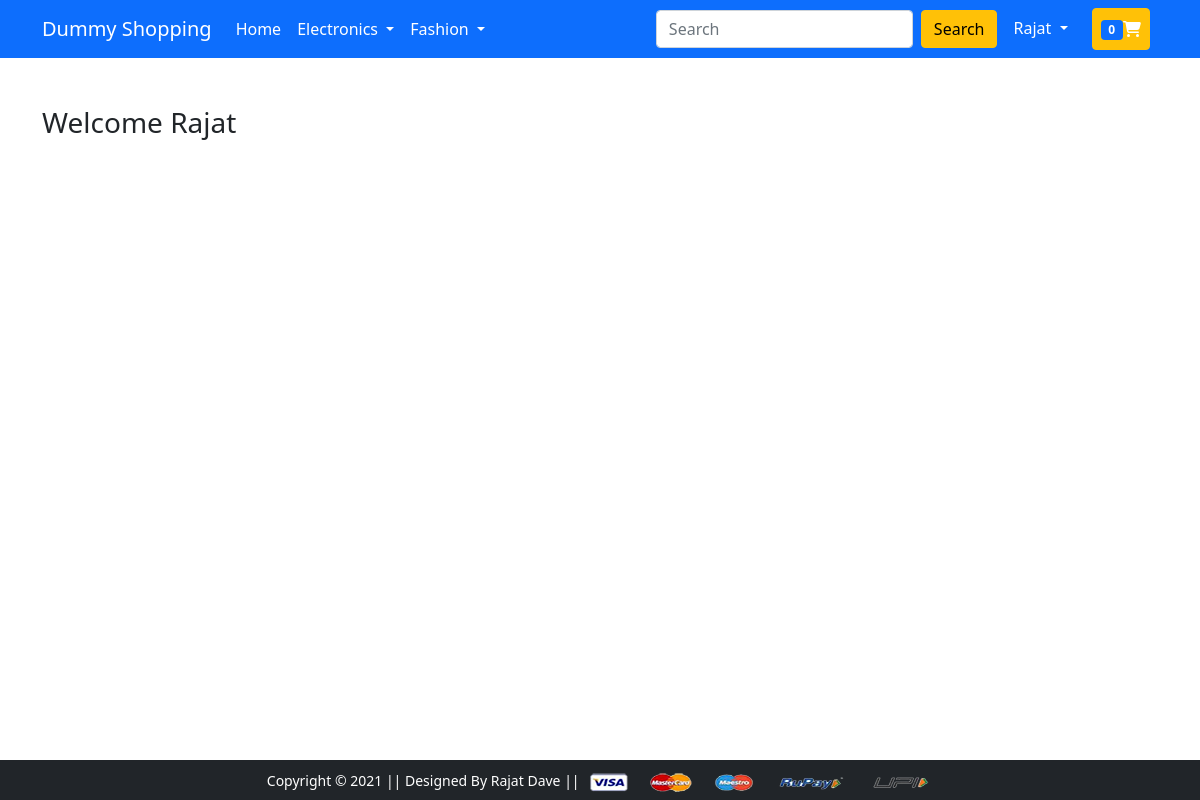
/orders/ (signed in), run on an earlier commit of the app's database.
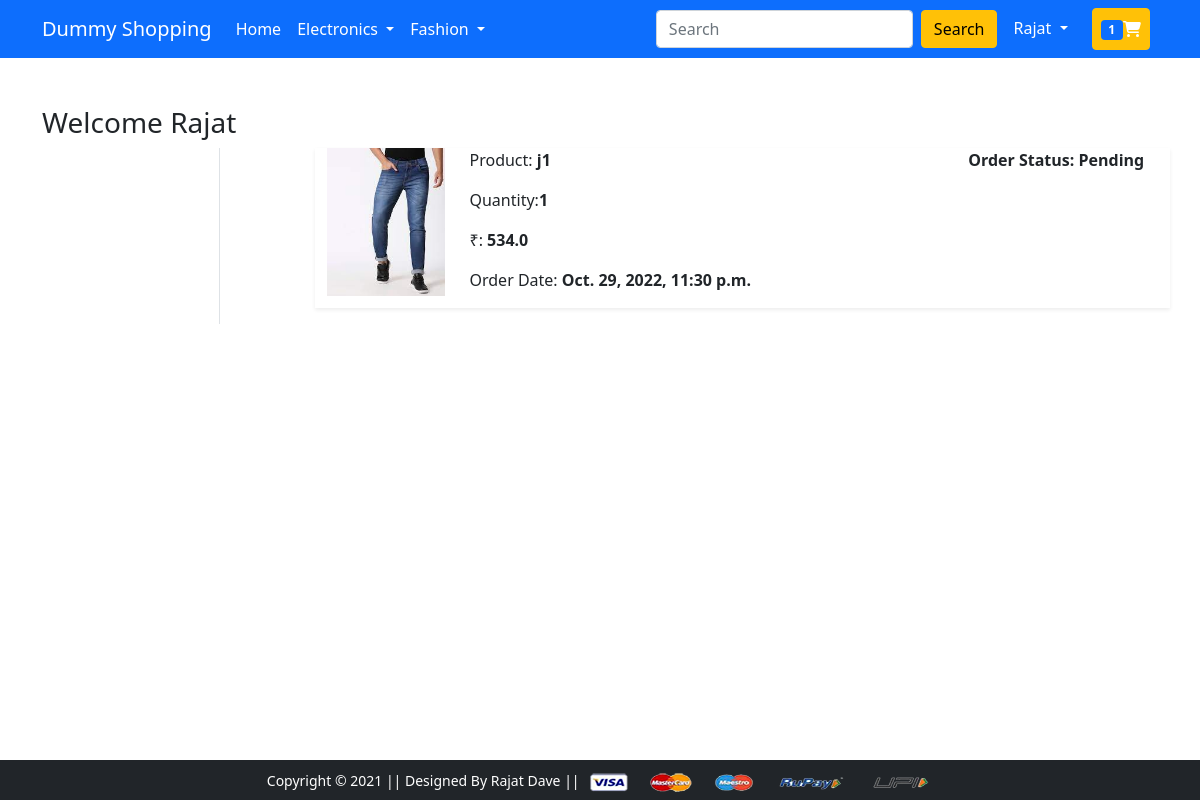
And on a later commit of the database.
### app/models.py (models this page shows)
class Product_Status(models.Model):
    user = models.ForeignKey(CustomUser, on_delete=models.CASCADE)
    customer = models.ForeignKey(Customer,on_delete=models.CASCADE)
    product = models.ForeignKey(Product, on_delete=models.CASCADE)
    quantity = models.PositiveIntegerField(default=1)
    ordered_date = models.DateTimeField(auto_now_add=True)
    status = models.CharField(choices=STATUS_CHOICES, max_length=25, default="Pending")
    @property
    def total_cost(self):
        return self.quantity * self.product.discounted_price

class Product(models.Model):
    title = models.CharField(max_length=50)
    description = models.TextField(max_length=500)
    selling_price = models.FloatField()
    discounted_price = models.FloatField()
    category = models.CharField(choices=PRODUCT_CHOICES, max_length=20)
    brand = models.CharField(max_length=50)
    product_image = models.ImageField(upload_to="product_img")

### app/views.py (the view)
# urls.py: path('orders/', views.orders, name='orders'),
@login_required(login_url='login')
def orders(request):
    user = request.user
    order_placed = Product_Status.objects.filter(user=user)
    return render(request, 'app/orders.html', {"order_placed": order_placed})

### app/context_processor.py (called while the page is built)
def cartt(request):
    cart_obj = None
    if request.user.is_authenticated:
        try:
            cart_obj = Cart.objects.filter(user = request.user)
        except :
            print("exception")
            pass
    if cart_obj:
        return( {'cat':cart_obj})
    else:
      return {'cat':cart_obj }

### templates/app/orders.html (shortened to what this page needs)
{% extends 'app/base.html' %}
{% load static %}
{% block main-content %}
<div class="container my-5">
 <div class="row">
 <h3>Welcome {{user.first_name|capfirst}}</h3>
  <div class="col-sm-2 border-end">
</div>
  <div class="col-sm-9 offset-sm-1">
      {% for op in order_placed reversed %}
   <div class="row">
      <div class="col-sm-12">
       <div class="row shadow-sm mb-3">
        <div class="col-sm-2"><a href="{% url 'product-detail' op.product.id %}"><img src="{{op.product.product_image.url}}" alt="" srcset="" class="img-fluid" height="150" width="150"></a></div>
        <div class="col-sm-7">
         <p>Product: <strong>{{op.product.title}}</strong> </p>
         <p>Quantity:<strong>{{op.quantity}}</strong> </p>
         <p> ₹: <strong>{{op.total_cost}}</strong></p>
         <p>Order Date: <strong>{{op.ordered_date}}</strong></p>
        </div>
        <div class="col-sm-3 fw-bold">
         <p>Order Status: {{op.status}}</p>
         </div>
        </div>
       </div>
      </div>
     {% endfor %}
   </div>
  </div>
 </div>
{% endblock main-content %}

### templates/app/base.html (shortened to what this page needs)
<!DOCTYPE html>
{% load static %}
<html lang="en">
  <head>
    <link rel="stylesheet" href="{% static 'app/css/bootstrap.css' %}">
    <link rel="stylesheet" href="{% static 'app/css/owl.carousel.min.css' %}" />
    <link rel="stylesheet" href="{% static 'app/css/all.min.css' %}" />
    <link rel="stylesheet" href="{% static 'app/css/style.css' %}" />
  </head>
  <body>
    <nav class="navbar navbar-expand-lg navbar-dark bg-primary">
      <div class="container">
        <a class="navbar-brand" href="/">Dummy Shopping</a>
        <div class="collapse navbar-collapse" id="navbarSupportedContent">
          <ul class="navbar-nav me-auto mb-2 mb-lg-0">
            <li class="nav-item">
              <a class="nav-link active" aria-current="page" href="/">Home</a>
            </li>
            <li class="nav-item dropdown">
              <a
                class="nav-link dropdown-toggle text-white"
                href="#"
                id="electronicsDropdown"
                role="button"
                data-bs-toggle="dropdown"
                aria-expanded="false"
              >
                Electronics
              </a>
            </li>
            <li class="nav-item dropdown">
              <a
                class="nav-link dropdown-toggle text-white"
                href="#"
                id="fashionDropdown"
                role="button"
                data-bs-toggle="dropdown"
                aria-expanded="false"
              >
                Fashion
              </a>
            </li>
          </ul>
          <form class="d-flex">
            <input
              class="form-control me-2"
              type="search"
              placeholder="Search"
              aria-label="Search"
            />
            <button class="btn btn-warning" type="submit">Search</button>
          </form>
          <div>
            <ul class="navbar-nav me-auto mb-2 mb-lg-0">
              {% if request.user.is_authenticated %}
              <li class="nav-item dropdown mx-2">
                <a
                  class="nav-link dropdown-toggle text-white"
                  href="#"
                  id="profileDropdown"
                  role="button"
                  data-bs-toggle="dropdown"
                  aria-expanded="false"
                >
                  {{user.first_name|capfirst}}
                </a>
              </li>
              <li class="nav-item mx-2">
                <a
                  href="{% url 'showcart' %}"
                  class="nav-link text-white btn btn-warning"
                  ><span class="badge bg-primary">{{cat|length}}</span
                  ><i class="fa fa-shopping-cart" aria-hidden="true"></i
                ></a>
              </li>
              {%endif%}
            </ul>
          </div>
        </div>
      </div>
    </nav>
     {% block main-content %} {% endblock main-content %}
    <footer class="container-fluid bg-dark text-center p-2 mt-5 fixed-bottom" id="footer">
      <small class="text-white"
        >Copyright &copy; 2021 || Designed By Rajat Dave ||
      </small>
      <img
        src="{% static 'app/images/payment.png' %}"
        alt=""
        srcset=""
        class="img-fluid"
        height="2px"
      />
    </footer>
  </body>
</html>

What changed in the data, as far as the page shows it:
added Product_Status: product.product_image (picture), product "j1", quantity "1", total_cost "534.0", ordered_date "Oct. 29, 2022, 11:30 p.m.", status "Pending"
Also different on the page:
{{ cat|length }}: "0" → "1"
